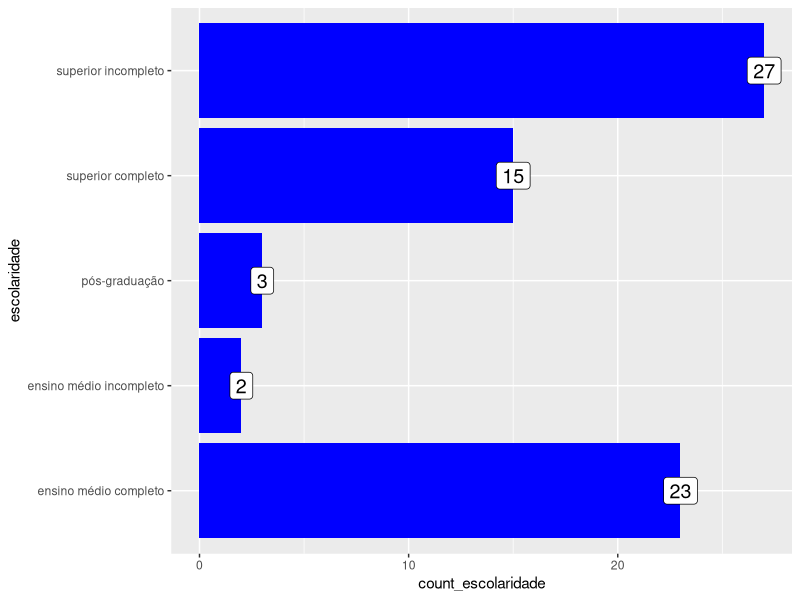
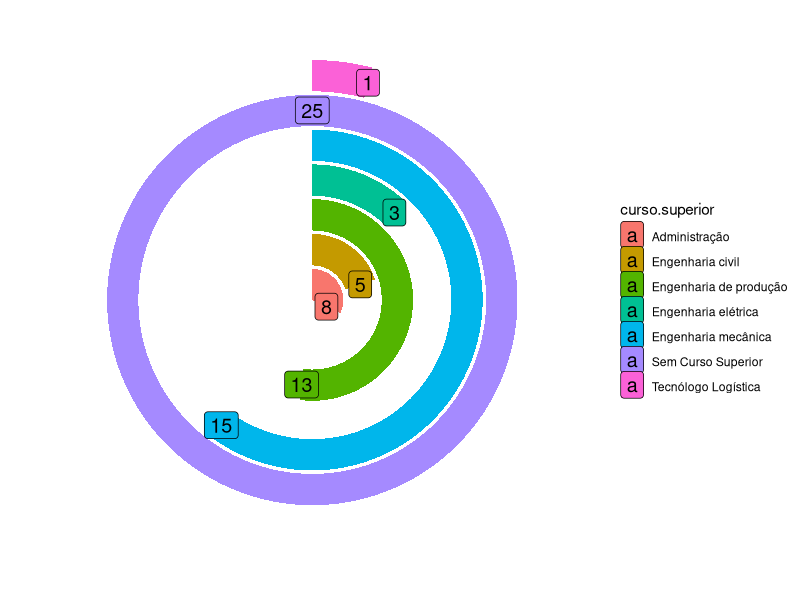

Write the R code that produced these figures, in order.
# Installing packages and accessing the library to calculate MODA
install.packages("modeest")
library(modeest)

# Installing packages and accessing libraries to generate graphics
install.packages("ggplot2")
install.packages("tidyverse")
library(tidyverse)
library(ggplot2)

# Importando a base de dados
bd <- read.table("BD1.csv", header=TRUE, sep=";")

# Central tendency and dispersion measures

# Age
cat("AGE 
    Mean:", mean(bd$idade),
    "Median:", median(bd$idade),
    "Moda:", mlv(bd$idade),
    "Standard Deviation:", sd(bd$idade),
    "Variance:", sd(bd$idade) * sd(bd$idade))

# Last salary amount
cat("LAST SALARY VALUE 
    Mean:", mean(bd$valor.do.último.salário),
    "Median:", median(bd$valor.do.último.salário),
    "Moda:", mlv(bd$valor.do.último.salário),
    "Standard Deviation:", sd(bd$valor.do.último.salário),
    "Variance:", sd(
      bd$valor.do.último.salário) * sd(bd$valor.do.último.salário))

# Length of professional experience
cat("PROFESSIONAL EXPERIENCE LENGTH
    Mean:", mean(bd$tempo.de.experiência.profissional),
    "Median:", median(bd$tempo.de.experiência.profissional),
    "Moda:", mlv(bd$tempo.de.experiência.profissional),
    "Standard Deviation:", sd(bd$tempo.de.experiência.profissional),
    "Variance:", sd(
      bd$tempo.de.experiência.profissional) * sd(bd$tempo.de.experiência.profissional))

# Length of experience in the role
cat("TIME OF EXPERIENCE IN THE ROLE
    Mean:", mean(bd$tempo.de.experiência.na.função),
    "Median:", median(bd$tempo.de.experiência.na.função),
    "Moda:", mlv(bd$tempo.de.experiência.na.função),
    "Standard Deviation:", sd(bd$tempo.de.experiência.na.função),
    "Variance:", sd(
      bd$tempo.de.experiência.na.função) * sd(bd$tempo.de.experiência.na.função))

# Bar Chart of the Escolaridade variable
bd %>%
  group_by(escolaridade) %>%
  summarise(
    count_escolaridade = n()
  ) %>%
  
  # Bar Chart
  ggplot(aes(x = escolaridade, y = count_escolaridade, label = count_escolaridade)) +
  geom_bar(stat = "identity", fill = "blue") +
  geom_label(size = 5) +
  coord_flip()

# Pie chart of the Curso Superior variable

# Replacing empty fields with the text "Sem Curso Superior"
bd$curso.superior[bd$curso.superior == ""] <- "Sem Curso Superior"

bd %>%
  group_by(curso.superior) %>%
  summarise(
    count_curso_superior = n()
  ) %>%
  
  # Pie chart
  ggplot(aes(
    x = curso.superior,
    y = count_curso_superior,
    fill = curso.superior,
    label = count_curso_superior
  )) +
  geom_bar(stat = "identity") +
  geom_label(size = 5) +
  coord_polar("y", start = 0) +
  theme_void()
